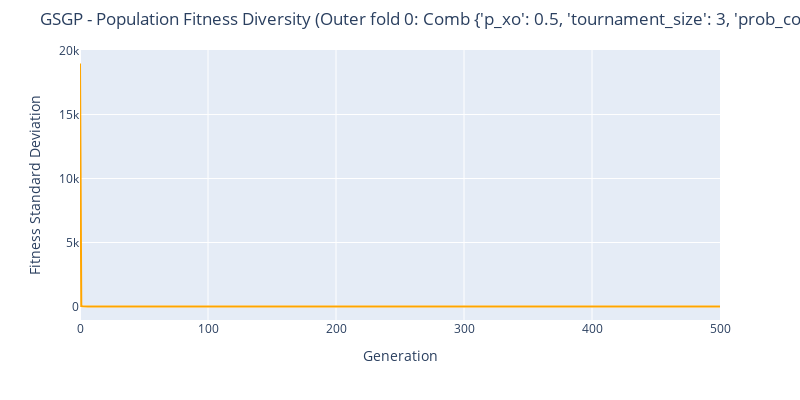

Notebook code for this chart:
### Code cell
pop_fitness_diversity(10, MODEL_NAME)

### Figure 1 — Plotly figure (JSON) as saved in the notebook; plotly's stock layout.template omitted (floating-point values rounded to 4 significant figures; data arrays with more than 128 entries replaced by an {"elided": "..."} marker saying what was removed)
{"data": [{"line": {"color": "orange"}, "mode": "lines", "name": "Train", "type": "scatter", "y": {"elided": "501 float values"}}], "layout": {"height": 400, "margin": {"t": 50}, "title": {"text": "GSGP - Population Fitness Diversity (Outer fold 0: Comb {'p_xo': 0.5, 'tournament_size': 3, 'prob_const': 0.1})"}, "width": 800, "xaxis": {"title": {"text": "Generation"}}, "yaxis": {"range": [0, null], "title": {"text": "Fitness Standard Deviation"}}}}
